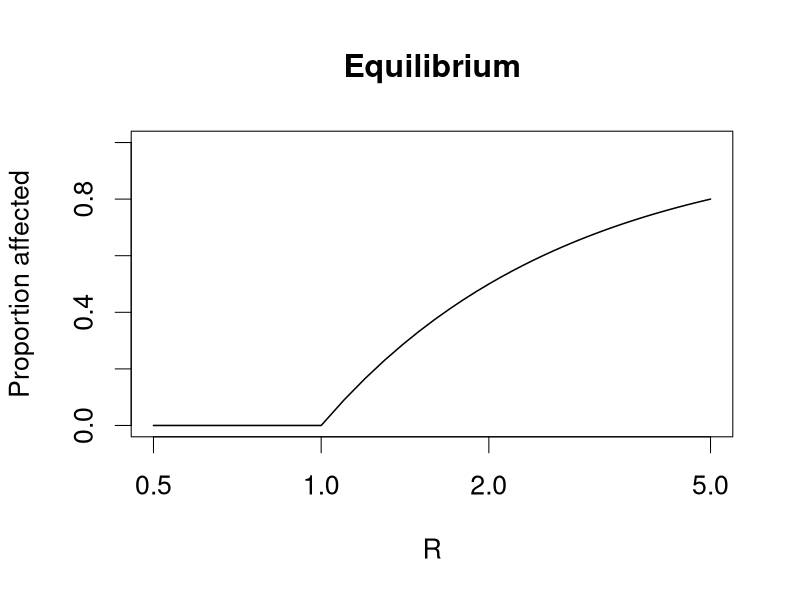
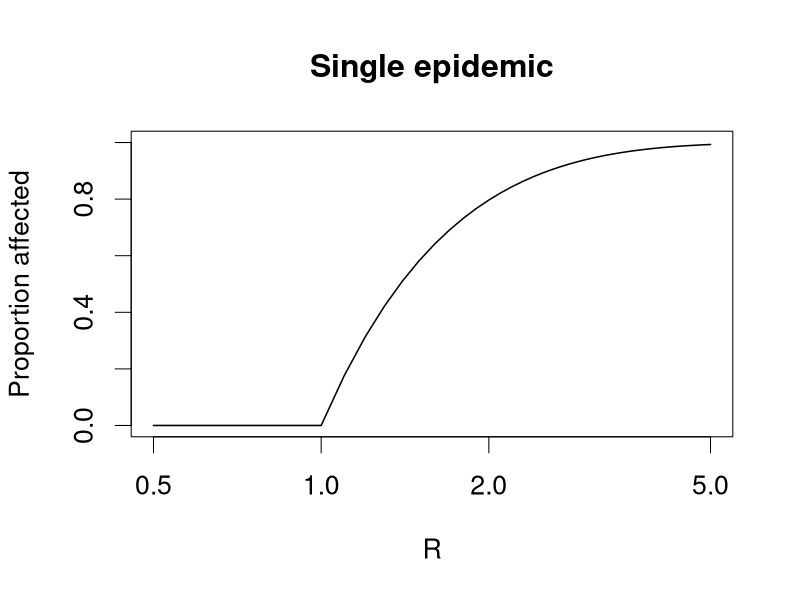

Generate these figures, in order, with R:
par(cex=1.6)

balance <- function(Re, z){
	return(Re*z+log(1-z))
}

final_size <- function(Re){
	sapply(Re, function(curr){
		if(curr<=1) return(0)
		bot <- 1-1/curr
		top <- 1-exp(-curr)
		u <- uniroot(balance, c(bot, top), Re=curr)
		return(u$root)
	})
}

R0 <- seq(0.5, 5, by=0.1)
z <- final_size(R0)
ybar <- ifelse(R0<=1, 0, 1-1/R0)
print(z)

yrange <- c(0, 1)

plot(
	R0, ybar
	, type="l", log="x", lwd = 1.5
	, xlab=expression(R)
	, ylab="Proportion affected"
	, ylim=yrange
	, main = 'Equilibrium'
)

plot(
	R0, z
	, type="l", log="x", lwd = 1.5
	, xlab=expression(R)
	, ylab="Proportion affected"
	, ylim=yrange
	, main = 'Single epidemic'
)
